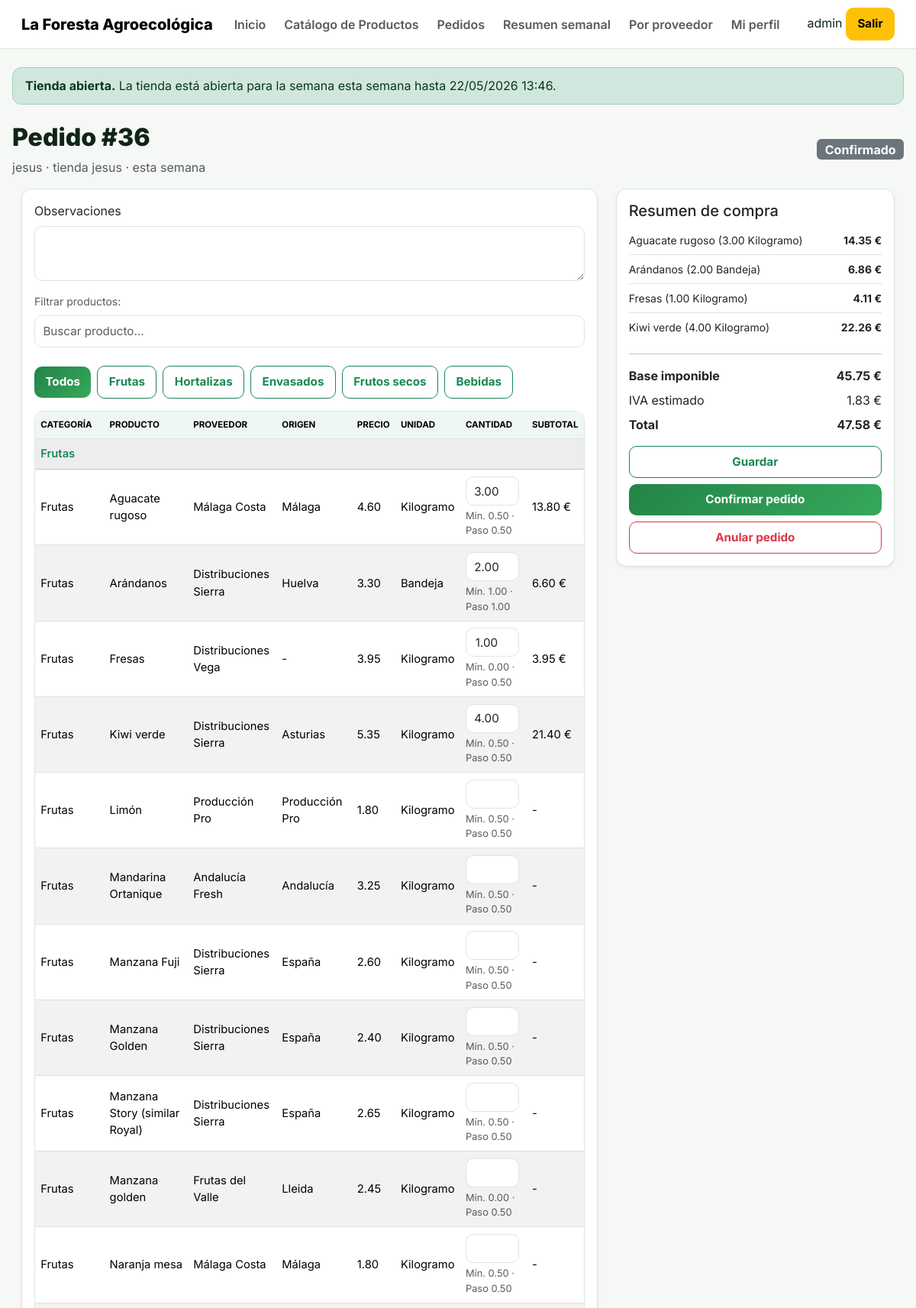
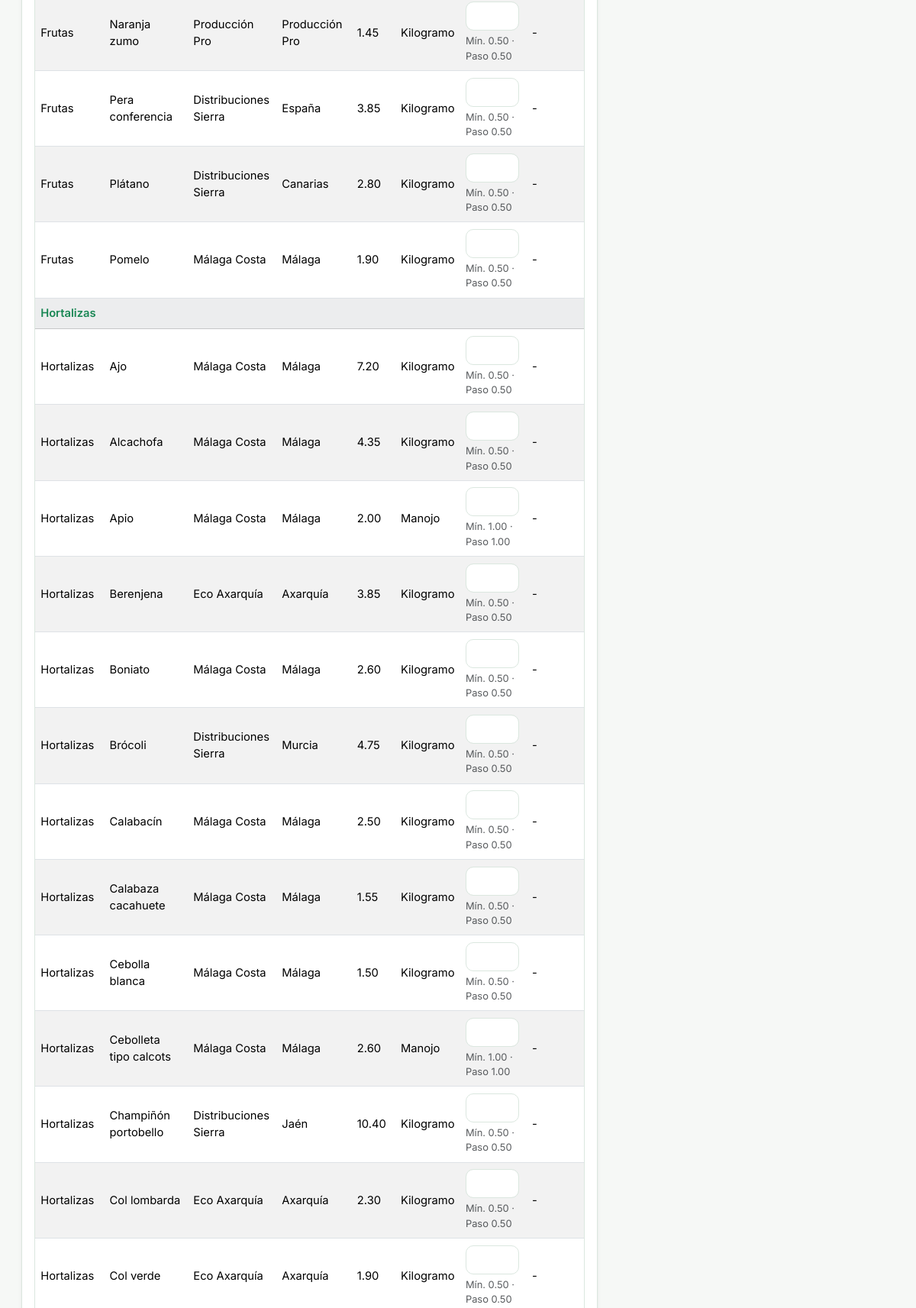
The app's page /pedidos/36/editar/ (signed in, upper part) with its own data (2 pictures, top to bottom).
### orders/models.py (models this page shows, shortened)
class Pedido(models.Model):
    BORRADOR = 'borrador'
    CONFIRMADO = 'confirmado'
    ANULADO = 'anulado'
    ESTADOS = [
        (BORRADOR, 'Borrador'),
        (CONFIRMADO, 'Confirmado'),
        (ANULADO, 'Anulado'),
    ]
    ciclo = models.ForeignKey(OrderCycle, on_delete=models.PROTECT, related_name='pedidos')
    usuario = models.ForeignKey(settings.AUTH_USER_MODEL, on_delete=models.PROTECT, related_name='pedidos')
    cliente = models.ForeignKey(Cliente, on_delete=models.PROTECT, related_name='pedidos')
    tienda = models.ForeignKey(Tienda, on_delete=models.PROTECT, related_name='pedidos')
    estado = models.CharField(max_length=20, choices=ESTADOS, default=BORRADOR)
    observaciones = models.TextField(blank=True)
    creado_en = models.DateTimeField(auto_now_add=True)
    actualizado_en = models.DateTimeField(auto_now=True)
    class Meta:
        ordering = ['-creado_en']
    def puede_editarse_por(self, user):
        if user.is_superuser:
            return True
        if self.usuario_id != user.id:
            return False
        if self.estado == self.ANULADO:
            return False
        return self.ciclo.esta_abierto

class OrderCycle(models.Model):
    nombre = models.CharField(max_length=100)
    inicio = models.DateTimeField()
    cierre = models.DateTimeField()
    dias_reparto = models.CharField(
        max_length=200,
        blank=True,
        help_text="Ejemplo: Lunes y Martes"
    )
    cerrado = models.BooleanField(default=False)

class LineaPedido(models.Model):
    pedido = models.ForeignKey(Pedido, on_delete=models.CASCADE, related_name='lineas')
    producto = models.ForeignKey(Producto, on_delete=models.PROTECT)
    proveedor_snapshot = models.ForeignKey(Proveedor, on_delete=models.PROTECT, related_name='+')
    nombre_producto_snapshot = models.CharField(max_length=150)
    unidad_medida_snapshot = models.CharField(max_length=20)
    precio_unitario_snapshot = models.DecimalField(max_digits=10, decimal_places=2)
    iva_snapshot = models.DecimalField(max_digits=4, decimal_places=2, default=Decimal('4.00'))
    cantidad = models.DecimalField(max_digits=10, decimal_places=2, default=Decimal('0.00'))
    class Meta:
        ordering = ['nombre_producto_snapshot']
        unique_together = ('pedido', 'producto')

### accounts/models.py (models this page shows, shortened)
class Cliente(models.Model):
    nombre = models.CharField(max_length=150)
    nif = models.CharField(max_length=20, blank=True)
    telefono = models.CharField(max_length=30, blank=True)
    email = models.EmailField(blank=True)
    direccion = models.TextField(blank=True)
    direccion_facturacion = models.TextField(blank=True)
    activo = models.BooleanField(default=True)
    usuarios = models.ManyToManyField(settings.AUTH_USER_MODEL, related_name='clientes', blank=True)
    class Meta:
        ordering = ['nombre']

class Tienda(models.Model):
    cliente = models.ForeignKey(Cliente, on_delete=models.CASCADE, related_name='tiendas')
    nombre = models.CharField(max_length=150)
    direccion = models.TextField(blank=True)
    direccion_facturacion = models.TextField(blank=True)
    telefono = models.CharField(max_length=30, blank=True)
    email = models.EmailField(blank=True)
    activa = models.BooleanField(default=True)
    class Meta:
        ordering = ['cliente__nombre', 'nombre']
        unique_together = ('cliente', 'nombre')

### catalog/models.py (models this page shows, shortened)
class CategoriaProducto(models.Model):
    FRUTAS = 'Frutas'
    HORTALIZAS = 'Hortalizas'
    ENVASADOS = 'Envasados'
    FRUTOS_SECOS = 'Frutos secos'
    BEBIDAS = 'Bebidas'
    NOMBRES_PREDETERMINADOS = [
        FRUTAS,
        HORTALIZAS,
        ENVASADOS,
        FRUTOS_SECOS,
        BEBIDAS,
    ]
    nombre = models.CharField(max_length=100, unique=True)
    class Meta:
        verbose_name_plural = 'categorías de producto'
        ordering = ['nombre']
    @classmethod
    def ordered_queryset(cls):
        preferred_order = models.Case(
            models.When(nombre=cls.FRUTAS, then=models.Value(0)),
            models.When(nombre=cls.HORTALIZAS, then=models.Value(1)),
            models.When(nombre=cls.ENVASADOS, then=models.Value(2)),
            models.When(nombre=cls.FRUTOS_SECOS, then=models.Value(3)),
            models.When(nombre=cls.BEBIDAS, then=models.Value(4)),
            default=models.Value(99),
            output_field=models.IntegerField(),
        )
        return cls.objects.annotate(_preferred_order=preferred_order).order_by('_preferred_order', 'nombre')

class Producto(models.Model):
    KG = 'kg'
    UNIDAD = 'ud'
    DOCENA = 'docena'
    LITRO = 'l'
    MANOJO = 'manojo'
    CAJA = 'caja'
    BANDEJA = 'bandeja'
    BOTE = 'bote'
    GARRAFA = 'garrafa'
    UNIDADES_MEDIDA = [
        (KG, 'Kilogramo'),
        (UNIDAD, 'Unidad'),
        (DOCENA, 'Docena'),
        (LITRO, 'Litro'),
        (MANOJO, 'Manojo'),
        (CAJA, 'Caja'),
        (BANDEJA, 'Bandeja'),
        (BOTE, 'Bote'),
        (GARRAFA, 'Garrafa'),
    ]
    IVA_4 = Decimal('4.00')
    IVA_10 = Decimal('10.00')
    IVA_CHOICES = [
        (IVA_4, '4%'),
        (IVA_10, '10%'),
    ]
    nombre = models.CharField(max_length=150)
    categoria = models.ForeignKey(CategoriaProducto, on_delete=models.SET_NULL, null=True, blank=True, related_name='productos')
    proveedor = models.ForeignKey(Proveedor, on_delete=models.PROTECT, related_name='productos')
    precio = models.DecimalField(max_digits=10, decimal_places=2, default=Decimal('0.00'))
    iva = models.DecimalField(max_digits=4, decimal_places=2, choices=IVA_CHOICES, default=IVA_4)
    unidad_medida = models.CharField(max_length=20, choices=UNIDADES_MEDIDA, default=KG)
    pedido_minimo = models.DecimalField(max_digits=10, decimal_places=2, default=Decimal('0.00'))
    incremento_pedido = models.DecimalField(max_digits=10, decimal_places=2, default=Decimal('0.50'))
    stock_disponible = models.DecimalField(max_digits=10, decimal_places=2, default=Decimal('0.00'))
    limitar_stock = models.BooleanField(default=False)
    formato_caja = models.DecimalField(max_digits=10, decimal_places=2, null=True, blank=True, help_text='Cantidad por caja para pedir al proveedor. Ejemplo: 5 kg o 5 ud por caja.')
    origen = models.CharField(max_length=150, blank=True, help_text='Origen o procedencia del producto. Ejemplo: Huelva, Valencia, cooperativa local, etc.')
    descripcion = models.CharField(max_length=255, blank=True)
    orden = models.PositiveIntegerField(default=0)
    activo = models.BooleanField(default=True)
    class Meta:
        ordering = ['nombre']

class Proveedor(models.Model):
    nombre = models.CharField(max_length=150)
    contacto = models.CharField(max_length=150, blank=True)
    telefono = models.CharField(max_length=30, blank=True)
    email = models.EmailField(blank=True)
    direccion = models.TextField(blank=True)
    observaciones = models.TextField(blank=True)
    activo = models.BooleanField(default=True)
    class Meta:
        ordering = ['nombre']

### orders/views.py (the view, shortened to what this page needs)
# urls.py: path('<int:pk>/editar/', views.pedido_edit, name='pedido_edit'),
@login_required
@transaction.atomic
def pedido_edit(request, pk):
    pedido = get_object_or_404(Pedido.objects.select_related('ciclo', 'cliente', 'tienda'), pk=pk)
    if not pedido.puede_editarse_por(request.user):
        raise Http404('No tienes permiso para editar este pedido.')
    productos = Producto.objects.filter(activo=True).select_related('categoria', 'proveedor').order_by('nombre')
    categorias = list(CategoriaProducto.ordered_queryset())
    lineas_map = {linea.producto_id: linea for linea in pedido.lineas.all()}
    return render(request, 'orders/pedido_edit.html', {
        'pedido': pedido,
        'productos': productos,
        'categorias': categorias,
        'lineas_map': lineas_map,
    })

### templates/orders/pedido_edit.html (shortened to what this page needs)
{% extends 'base.html' %}
{% load core_extras %}
{% block content %}
<div class="page-hero">
  <div>
    <h1 class="mb-2">Pedido #{{ pedido.id }}</h1>
    <p class="text-muted mb-0">{{ pedido.cliente.nombre }} · {{ pedido.tienda.nombre }} · {{ pedido.ciclo.nombre }}</p>
  </div>
  <span class="badge bg-secondary fs-6">{{ pedido.get_estado_display }}</span>
</div>
<form method="post">
  <div class="row g-4">
    <div class="col-lg-8">
      <div class="card panel-card shadow-sm border-0">
        <div class="card-body">
          <div class="mb-3">
            <label class="form-label">Observaciones</label>
            <textarea class="form-control" rows="2" name="observaciones">{{ pedido.observaciones }}</textarea>
          </div>
          <div class="d-flex flex-wrap gap-2 align-items-center mb-3">
              <span class="small text-muted me-2">Filtrar productos:</span>
              <input type="text"
                     id="product-search"
                     class="form-control mb-3"
                     placeholder="Buscar producto...">
              <button type="button" class="btn btn-sm btn-success category-filter active" data-filter="todo">Todos</button>
              {% for categoria in categorias %}
              <button type="button" class="btn btn-sm btn-outline-success category-filter" data-filter="{{ categoria.nombre|slugify }}">{{ categoria.nombre }}</button>
              {% endfor %}
          </div>
          <div class="table-responsive">
            <table class="table table-striped align-middle" id="order-table">
              <thead>
                <tr>
                  <th>Categoría</th>
                  <th>Producto</th>
                  <th>Proveedor</th>
                  <th>Origen</th>
                  <th>Precio</th>
                  <th>Unidad</th>
                  <th class="qty-column">Cantidad</th>
                  <th>Subtotal</th>
                </tr>
              </thead>
              <tbody>
                {% for categoria in categorias %}
                  {% with categoria_slug=categoria.nombre|slugify %}
                    {% for producto in productos %}
                      {% if producto.categoria_id == categoria.id %}
                        {% ifchanged producto.categoria_id %}
                        <tr class="table-light category-header" data-category-group="{{ categoria_slug }}">
                          <td colspan="8" class="fw-semibold text-success">{{ categoria.nombre }}</td>
                        </tr>
                        {% endifchanged %}
                        {% with linea=lineas_map|get_item:producto.id %}
                        <tr class="product-row"
                            data-category="{{ categoria_slug }}"
                            data-iva="{{ producto.iva|money }}"
                            data-producto="{{ producto.nombre|lower }}">
                            <td data-label="Categoría">{{ categoria.nombre }}</td>
                            <td data-label="Producto">{{ producto.nombre }}</td>
                            <td data-label="Proveedor">{{ producto.proveedor.nombre }}</td>
                            <td data-label="Origen">{{ producto.origen|default:'-' }}</td>
                            <td class="price-cell" data-label="Precio">
                                {{ producto.precio|money }}
                            </td>
                            <td data-label="Unidad">
                                {{ producto.get_unidad_medida_display }}
                            </td>
                            <td data-label="Cantidad">
                                <input type="number"
                                       step="0.01"
                                       min="0"
                                       inputmode="decimal"
                                       name="producto_{{ producto.id }}"
                                       value="{% if linea %}{{ linea.cantidad|money }}{% endif %}"
                                       class="form-control qty-input">
                                <div class="small text-muted mt-1">
                                    Mín. {{ producto.pedido_minimo|money }}
                                    · Paso {{ producto.incremento_pedido|money }}
                                </div>
                            </td>
                            <td class="subtotal-cell" data-label="Subtotal">
                            </td>
                        </tr>
                        {% endwith %}
                      {% endif %}
                    {% endfor %}
                  {% endwith %}
                {% endfor %}
              </tbody>
            </table>
          </div>
        </div>
      </div>
    </div>
    <div class="col-lg-4">
      <div class="card panel-card shadow-sm border-0 sticky-summary">
        <div class="card-body">
          <h2 class="h5">Resumen de compra</h2>
          <div id="summary-box" class="small"></div>
          <hr>
          <div class="d-flex justify-content-between fw-bold">
            <span>Base imponible</span>
            <span><span id="grand-subtotal">0.00</span> €</span>
          </div>
          <div class="d-flex justify-content-between mt-2">
            <span>IVA estimado</span>
            <span><span id="grand-tax">0.00</span> €</span>
          </div>
          <div class="d-flex justify-content-between fw-bold mt-2">
            <span>Total</span>
            <span><span id="grand-total">0.00</span> €</span>
          </div>
          <div class="d-grid gap-2 mt-3">
            <button type="submit" class="btn btn-outline-success">Guardar</button>
            <button type="submit" name="confirmar" class="btn btn-success">Confirmar pedido</button>
            <a href="{% url 'pedido_delete' pedido.id %}" class="btn btn-outline-danger">Anular pedido</a>
          </div>
        </div>
      </div>
    </div>
  </div>
</form>
{% endblock %}

### templates/base.html (shortened to what this page needs)
{% load static %}
<!DOCTYPE html>
<html lang="es">
<head>
  <link rel="stylesheet" href="https://cdn.jsdelivr.net/npm/bootstrap@5.3.3/dist/css/bootstrap.min.css">
  <link rel="stylesheet" href="{% static 'css/styles.css' %}">
</head>
<body class="app-body">
<nav class="navbar navbar-expand-lg app-navbar">
  <div class="container-fluid app-container">
    <a class="navbar-brand brand-mark" href="{% url 'dashboard_redirect' %}">
      <span>{{ APP_DISPLAY_NAME|default:"La Foresta Agroecológica" }}</span>
    </a>
    {% if user.is_authenticated %}
    <div class="collapse navbar-collapse" id="mainNav">
      <ul class="navbar-nav me-auto mb-2 mb-lg-0 nav-pills-soft">
        <li class="nav-item"><a class="nav-link" href="{% url 'dashboard_redirect' %}">Inicio</a></li>
        <li class="nav-item"><a class="nav-link" href="{% url 'product_table' %}">Catálogo de Productos</a></li>
        <li class="nav-item"><a class="nav-link" href="{% url 'pedido_list' %}">Pedidos</a></li>
        {% if user.is_superuser %}
          <li class="nav-item"><a class="nav-link" href="{% url 'weekly_summary' %}">Resumen semanal</a></li>
          <li class="nav-item"><a class="nav-link" href="{% url 'supplier_summary' %}">Por proveedor</a></li>
        {% endif %}
        <li class="nav-item"><a class="nav-link" href="{% url 'profile_edit' %}">Mi perfil</a></li>
      </ul>
      <div class="user-chip-wrap">
        <span class="user-chip">{{ user.username }}</span>
        <a class="btn btn-warning btn-sm btn-soft-warning" href="{% url 'logout' %}">Salir</a>
      </div>
    </div>
    {% endif %}
  </div>
</nav>
<main class="container py-4 app-container">
  {% if user.is_authenticated %}
    <div class="alert status-alert {% if shop_open %}alert-success{% else %}alert-warning{% endif %} mb-4" role="alert">
      <strong>{% if shop_open %}Tienda abierta{% else %}Tienda cerrada{% endif %}.</strong>
      {{ shop_status_message }}
    </div>
  {% endif %}
  {% block content %}{% endblock %}
</main>
</body>
</html>

### records on screen
Pedido: id "36", cliente.nombre "jesus", tienda.nombre "tienda jesus", ciclo.nombre "esta semana", estado "Confirmado"
CategoriaProducto: nombre "Frutas"
CategoriaProducto: nombre "Hortalizas"
CategoriaProducto: nombre "Envasados"
CategoriaProducto: nombre "Frutos secos"
CategoriaProducto: nombre "Bebidas"
Producto: nombre "Aguacate rugoso", proveedor.nombre "Málaga Costa", origen "Málaga", precio "4.60", unidad_medida "Kilogramo", pedido_minimo "0.50", incremento_pedido "0.50"
LineaPedido: cantidad "3.00"
Producto: nombre "Arándanos", proveedor.nombre "Distribuciones Sierra", origen "Huelva", precio "3.30", unidad_medida "Bandeja", pedido_minimo "1.00", incremento_pedido "1.00"
LineaPedido: cantidad "2.00"
Producto: nombre "Fresas", proveedor.nombre "Distribuciones Vega", origen "-", precio "3.95", unidad_medida "Kilogramo", pedido_minimo "0.00", incremento_pedido "0.50"
LineaPedido: cantidad "1.00"
Producto: nombre "Kiwi verde", proveedor.nombre "Distribuciones Sierra", origen "Asturias", precio "5.35", unidad_medida "Kilogramo", pedido_minimo "0.50", incremento_pedido "0.50"
LineaPedido: cantidad "4.00"
Producto: nombre "Limón", proveedor.nombre "Producción Pro", origen "Producción Pro", precio "1.80", unidad_medida "Kilogramo", pedido_minimo "0.50", incremento_pedido "0.50"
Producto: nombre "Mandarina Ortanique", proveedor.nombre "Andalucía Fresh", origen "Andalucía", precio "3.25", unidad_medida "Kilogramo", pedido_minimo "0.50", incremento_pedido "0.50"
Producto: nombre "Manzana Fuji", proveedor.nombre "Distribuciones Sierra", origen "España", precio "2.60", unidad_medida "Kilogramo", pedido_minimo "0.50", incremento_pedido "0.50"
Producto: nombre "Manzana Golden", proveedor.nombre "Distribuciones Sierra", origen "España", precio "2.40", unidad_medida "Kilogramo", pedido_minimo "0.50", incremento_pedido "0.50"
Producto: nombre "Manzana Story (similar Royal)", proveedor.nombre "Distribuciones Sierra", origen "España", precio "2.65", unidad_medida "Kilogramo", pedido_minimo "0.50", incremento_pedido "0.50"
Producto: nombre "Manzana golden", proveedor.nombre "Frutas del Valle", origen "Lleida", precio "2.45", unidad_medida "Kilogramo", pedido_minimo "0.00", incremento_pedido "0.50"
Producto: nombre "Naranja mesa", proveedor.nombre "Málaga Costa", origen "Málaga", precio "1.80", unidad_medida "Kilogramo", pedido_minimo "0.50", incremento_pedido "0.50"
Producto: nombre "Naranja zumo", proveedor.nombre "Producción Pro", origen "Producción Pro", precio "1.45", unidad_medida "Kilogramo", pedido_minimo "0.50", incremento_pedido "0.50"
Producto: nombre "Pera conferencia", proveedor.nombre "Distribuciones Sierra", origen "España", precio "3.85", unidad_medida "Kilogramo", pedido_minimo "0.50", incremento_pedido "0.50"
Producto: nombre "Plátano", proveedor.nombre "Distribuciones Sierra", origen "Canarias", precio "2.80", unidad_medida "Kilogramo", pedido_minimo "0.50", incremento_pedido "0.50"
Producto: nombre "Pomelo", proveedor.nombre "Málaga Costa", origen "Málaga", precio "1.90", unidad_medida "Kilogramo", pedido_minimo "0.50", incremento_pedido "0.50"
Producto: nombre "Ajo", proveedor.nombre "Málaga Costa", origen "Málaga", precio "7.20", unidad_medida "Kilogramo", pedido_minimo "0.50", incremento_pedido "0.50"
Producto: nombre "Alcachofa", proveedor.nombre "Málaga Costa", origen "Málaga", precio "4.35", unidad_medida "Kilogramo", pedido_minimo "0.50", incremento_pedido "0.50"
Producto: nombre "Apio", proveedor.nombre "Málaga Costa", origen "Málaga", precio "2.00", unidad_medida "Manojo", pedido_minimo "1.00", incremento_pedido "1.00"
Producto: nombre "Berenjena", proveedor.nombre "Eco Axarquía", origen "Axarquía", precio "3.85", unidad_medida "Kilogramo", pedido_minimo "0.50", incremento_pedido "0.50"
Producto: nombre "Boniato", proveedor.nombre "Málaga Costa", origen "Málaga", precio "2.60", unidad_medida "Kilogramo", pedido_minimo "0.50", incremento_pedido "0.50"
Producto: nombre "Brócoli", proveedor.nombre "Distribuciones Sierra", origen "Murcia", precio "4.75", unidad_medida "Kilogramo", pedido_minimo "0.50", incremento_pedido "0.50"
Producto: nombre "Calabacín", proveedor.nombre "Málaga Costa", origen "Málaga", precio "2.50", unidad_medida "Kilogramo", pedido_minimo "0.50", incremento_pedido "0.50"
Producto: nombre "Calabaza cacahuete", proveedor.nombre "Málaga Costa", origen "Málaga", precio "1.55", unidad_medida "Kilogramo", pedido_minimo "0.50", incremento_pedido "0.50"
Producto: nombre "Cebolla blanca", proveedor.nombre "Málaga Costa", origen "Málaga", precio "1.50", unidad_medida "Kilogramo", pedido_minimo "0.50", incremento_pedido "0.50"
Producto: nombre "Cebolleta tipo calcots", proveedor.nombre "Málaga Costa", origen "Málaga", precio "2.60", unidad_medida "Manojo", pedido_minimo "1.00", incremento_pedido "1.00"
Producto: nombre "Champiñón portobello", proveedor.nombre "Distribuciones Sierra", origen "Jaén", precio "10.40", unidad_medida "Kilogramo", pedido_minimo "0.50", incremento_pedido "0.50"
Producto: nombre "Col lombarda", proveedor.nombre "Eco Axarquía", origen "Axarquía", precio "2.30", unidad_medida "Kilogramo", pedido_minimo "0.50", incremento_pedido "0.50"
Producto: nombre "Col verde", proveedor.nombre "Eco Axarquía", origen "Axarquía", precio "1.90", unidad_medida "Kilogramo", pedido_minimo "0.50", incremento_pedido "0.50"

### other values on screen
{{ APP_DISPLAY_NAME|default:"La Foresta Agroecológica" }} "La Foresta Agroecológica"
{{ user.username }} "admin"
{{ shop_status_message }} "La tienda está abierta para la semana esta semana hasta 22/05/2026 13:46."
